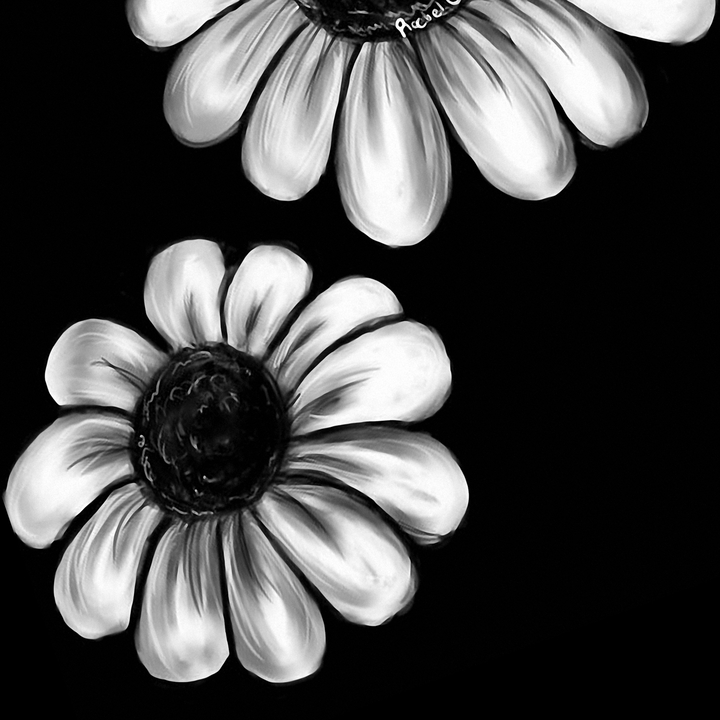
#> input picture TGM_WS_OPENCV/HW1/Edge_Detection/Test_Image.jpg, 720 x 720 px, found by its file name
$ python sobel.py   (older library calls are emulated)
#> lines starting #> are read from the running program, lines starting #| are printed output that depends on the picture
import cv2
import numpy as np
from matplotlib import pyplot as plt

A = cv2.imread('D:/TGM_HW_DK/TGM_WS_OPENCV/HW1/Edge_Detection/Test_Image.jpg', cv2.IMREAD_GRAYSCALE)
#> A is the input picture: shape (720, 720); min 0, max 255, mean 72.1

sobelx = cv2.Sobel(A, cv2.CV_64F, 1, 0, ksize=5)
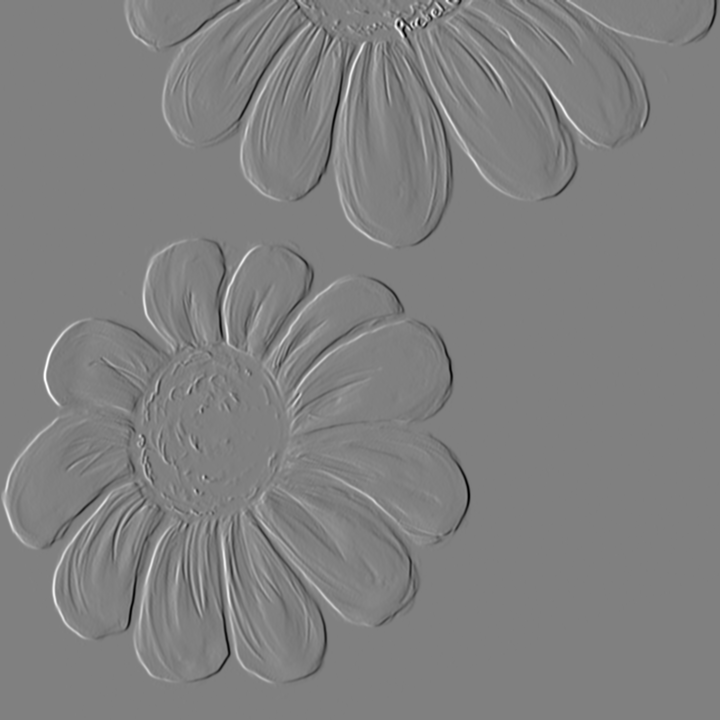
#> sobelx: shape (720, 720) float64; min -11937, max 11768, mean 0; drawn with min black and max white
sobely = cv2.Sobel(A, cv2.CV_64F, 0, 1, ksize=5)
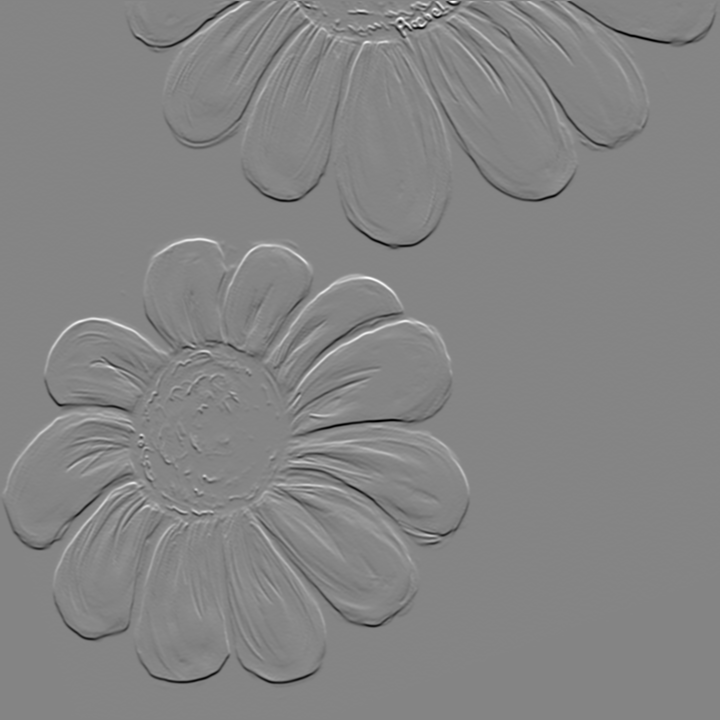
#> sobely: shape (720, 720) float64; min -11983, max 10996, mean -21; drawn with min black and max white
sobelxy = cv2.Sobel(A, cv2.CV_64F, 1, 1, ksize=5)
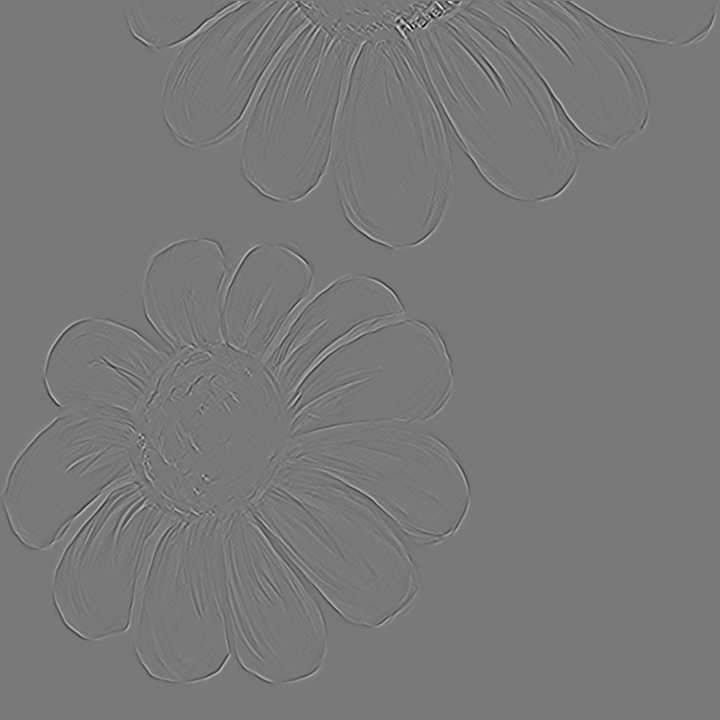
#> sobelxy: shape (720, 720) float64; min -3407, max 3754, mean 0; drawn with min black and max white

plt.subplot(2, 2, 1)
plt.imshow(A, cmap='gray')
plt.title('Original_Image')

plt.subplot(2, 2, 2)
plt.imshow(sobelx, cmap='gray')
plt.title('Sobelx_Image')

plt.subplot(2, 2, 3)
plt.imshow(sobely, cmap='gray')
plt.title('Sobely_Image')

plt.subplot(2, 2, 4)
plt.imshow(sobelxy, cmap='gray')
plt.title('Sobelxy_Image')
plt.show()
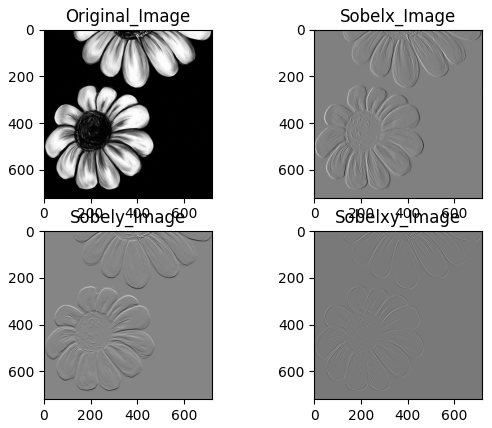
#> figure drawn by matplotlib, 4 panels
